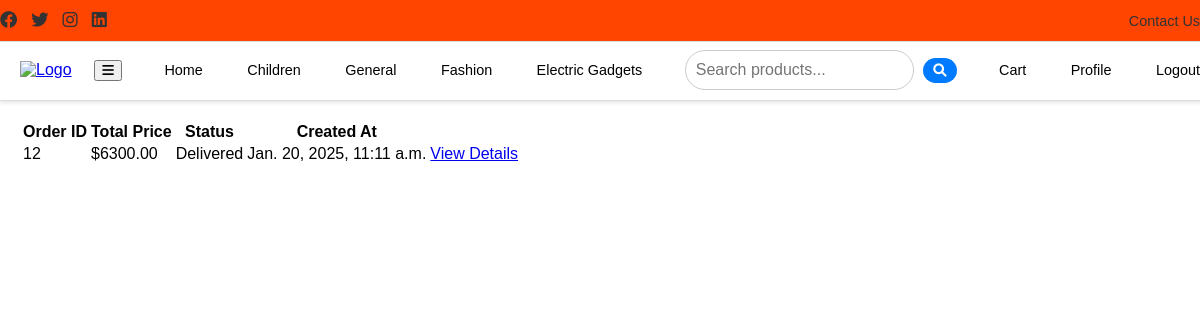
The page /orders/ (signed in) on the database as committed earlier.
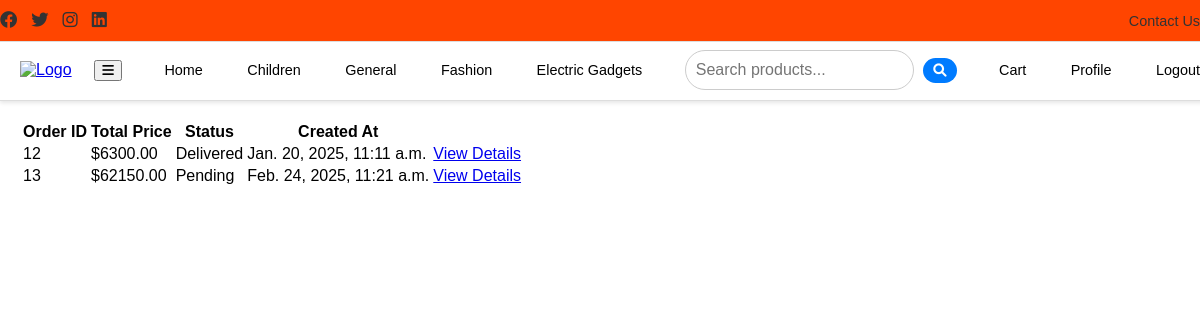
The same page on the database as committed later.
### store/models.py (models this page shows, shortened)
class Order(models.Model):
    STATUS_CHOICES = [
        ('Pending', 'Pending'),
        ('Processing', 'Processing'),
        ('Shipped', 'Shipped'),
        ('Delivered', 'Delivered'),
        ('Canceled', 'Canceled'),
    ]
    customer = models.ForeignKey(Customer, on_delete=models.CASCADE)
    cart_items = models.ManyToManyField(CartItem)
    total_price = models.DecimalField(max_digits=10, decimal_places=2)
    status = models.CharField(max_length=20, choices=STATUS_CHOICES, default='Pending')
    created_at = models.DateTimeField(auto_now_add=True)
    updated_at = models.DateTimeField(auto_now=True)

### store/views.py (the view)
# urls.py: path('orders/', views.order_list, name='order_list'),
@login_required
def order_list(request):
    customer = request.user.customer
    orders = Order.objects.filter(customer=customer)
    return render(request, 'order_list.html', {'orders': orders})

### store/templates/order_list.html (shortened to what this page needs)
{% extends 'base.html' %}
{% block content%}
<!DOCTYPE html>
<html lang="en">
<head>
</head>
<body>
    <h1>Your Orders</h1>
    {% if orders %}
        <table>
            <thead>
                <tr>
                    <th>Order ID</th>
                    <th>Total Price</th>
                    <th>Status</th>
                    <th>Created At</th>
                </tr>
            </thead>
            <tbody>
                {% for order in orders %}
                    <tr>
                        <td>{{ order.id }}</td>
                        <td>${{ order.total_price }}</td>
                        <td>{{ order.status }}</td>
                        <td>{{ order.created_at }}</td>
                        <td>
                            <a href="{% url 'order_detail' order.id %}">View Details</a>
                        </td>
                    </tr>
                {% endfor %}
            </tbody>
        </table>
    {% else %}
        <p>You have no orders yet.</p>
    {% endif %}
</body>
</html>
{% endblock %}

Rows that differ between the two databases and show on the page:
added Order: id "13", total_price "62150.00", status "Pending", created_at "Feb. 24, 2025, 11:21 a.m."
